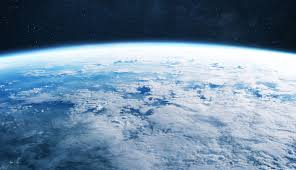
#> input picture lab1/space.jpg, 296 x 170 px, found by its file name
$ jupyter execute lab4.ipynb
#> lines starting #> are read from the running program, lines starting #| are printed output that depends on the picture
[cell 1]
import cv2
img= cv2.imread('space.jpg')
#> img is the input picture: shape (170, 296, 3); mean B, G, R 159, 135.8, 110.4

threshold_value=[0,50,100,150,200]

for threshold_value in threshold_value:
    ret,thresh = cv2.threshold(img, threshold_value , 255 , cv2.THRESH_BINARY)
    cv2.imshow(f'threshold value ({threshold_value})', thresh)
#> this loop made 5 passes
#> ret on passes 1 to 5: 0, 50, 100, 150, 200
#> pass 1, `ret,thresh = cv2.threshold(img, threshold_value , 255 , cv2.THRESH_BIN..`:
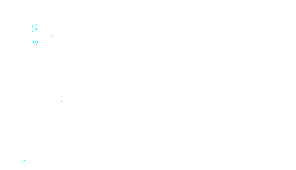
#> thresh: shape (170, 296, 3); mean B, G, R 255, 255, 254.9

cv2.imshow('original image', img)
cv2.waitKey(10000)
cv2.destroyAllWindows()

[cell 2]
import matplotlib.pyplot as plt
import numpy as np

from skimage import data ,img_as_float
from skimage import exposure

img = data.moon()
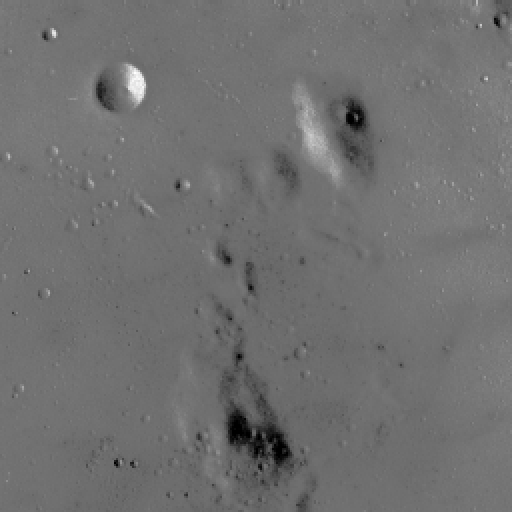
#> input picture skimage.data.moon(), 512 x 512 px
#> img is the input picture: shape (512, 512); min 0, max 255, mean 112.2

p2,p98 = np.percentile(img, (2,98))
#> p2 = 78; p98 = 129
img_rescale = exposure.rescale_intensity(img, in_range=(p2,p98))

fig = plt.figure(figsize=(10,7))
fig.add_subplot(2,1,1)
plt.imshow(img,cmap='gray')
plt.axis('off')
plt.title('original image')
fig.add_subplot(2,1,2)
plt.hist(img.flat,bins=256,range=(0,255))
plt.xlabel('gray level values')
plt.ylabel('number of pixels')
plt.show()
#> figure, not shown here; panel 2: tallest bar 23296 high, from x = 114.6 to 115.5

fig = plt.figure(figsize=(10,7))
fig.add_subplot(2,1,1)
plt.imshow(img,cmap='gray')
plt.axis('off')
plt.title('contrast stretch')
fig.add_subplot(2,1,2)
plt.hist(img_rescale.flat,bins=256,range=(0,255))
plt.xlabel('gray level values')
plt.ylabel('number of pixels')
plt.show()
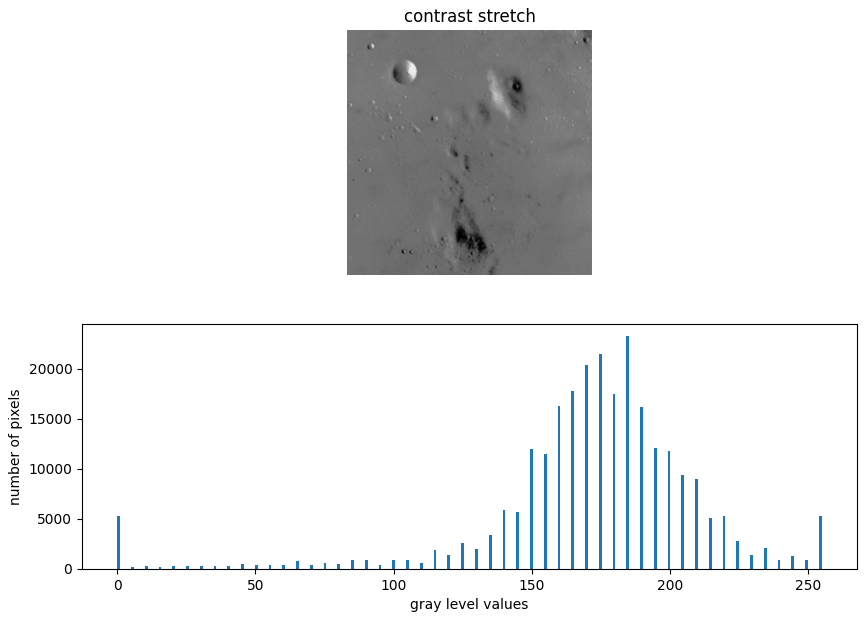
#> figure drawn by matplotlib, 2 panels; panel 2: tallest bar 23296 high, from x = 184.3 to 185.3

[cell 3]
#task1
img = data.moon()

p3,p80 = np.percentile(img, (3,80))
#> p3 = 87; p80 = 118
img_rescale = exposure.rescale_intensity(img, in_range=(p3,p80))
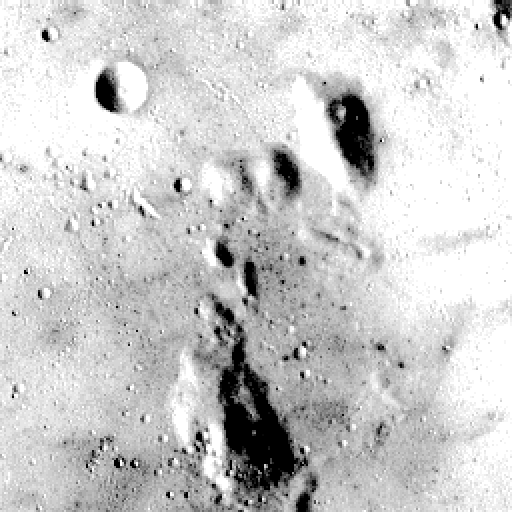
#> img_rescale: shape (512, 512); min 0, max 255, mean 203.7

fig = plt.figure(figsize=(10,7))
fig.add_subplot(2,1,1)
plt.imshow(img,cmap='gray')
plt.axis('off')
plt.title('rescale image with 3 and 80 percentiles')
fig.add_subplot(2,1,2)
plt.hist(img_rescale.flat,bins=256,range=(0,255))
plt.xlabel('gray level values')
plt.ylabel('number of pixels')
plt.show()
#> figure, not shown here; panel 2: tallest bar 55088 high, from x = 254 to 255

[cell 4]
#task2
moonEQ=exposure.equalize_hist(img)
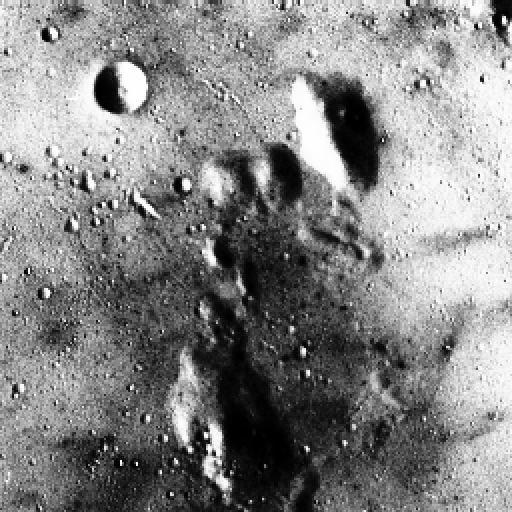
#> moonEQ: shape (512, 512) float64; min 0.000916, max 1, mean 0.525

fig = plt.figure(figsize=(10,7))
fig.add_subplot(2,1,1)
plt.imshow(moonEQ,cmap='gray')
plt.axis('off')
plt.title('histogram equalized image')
fig.add_subplot(2,1,2)
plt.hist(moonEQ.flat,bins=256,range=(0,1))
plt.xlabel('gray level values')
plt.ylabel('number of pixels')
plt.show()
#> figure, not shown here; panel 2: tallest bar 23296 high, from x = 0.68 to 0.684

[cell 5]
#task3
from skimage.color import rgb2gray
rocket=data.rocket()
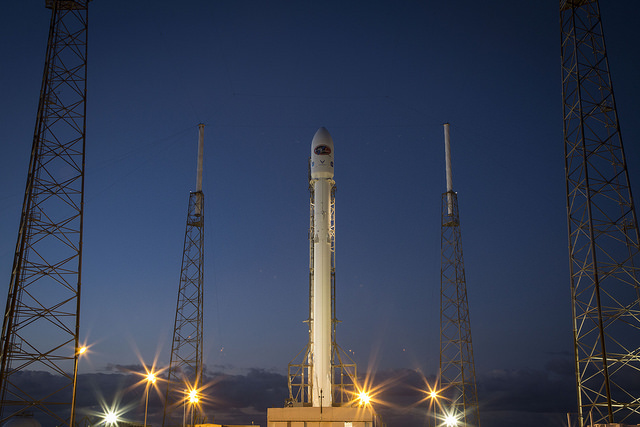
#> input picture skimage.data.rocket(), 640 x 427 px
#> rocket is the input picture: shape (427, 640, 3); mean R, G, B 52.3, 61.3, 82.3
chelsea=data.chelsea()
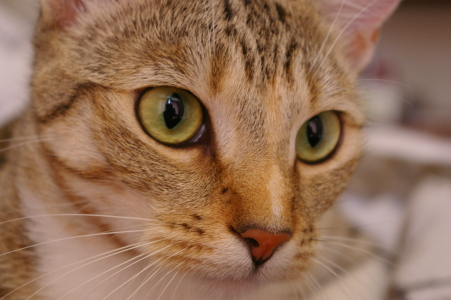
#> input picture skimage.data.chelsea(), 451 x 300 px
#> chelsea is the input picture: shape (300, 451, 3); mean R, G, B 147.7, 111.4, 86.8

roc_gray=rgb2gray(rocket)
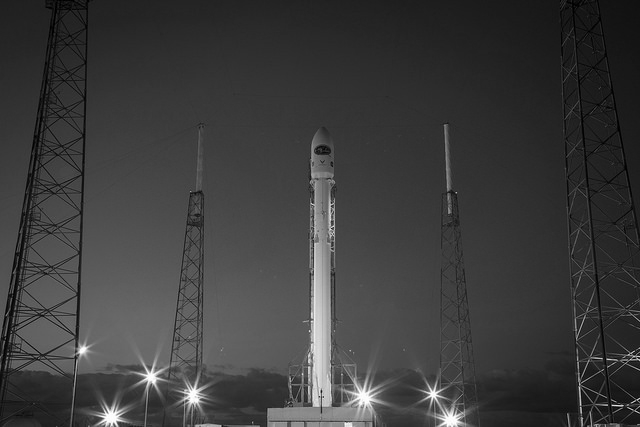
#> roc_gray: shape (427, 640) float64; min 0, max 1, mean 0.239
chel_gray=rgb2gray(chelsea)
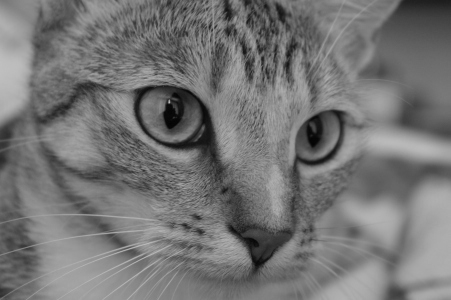
#> chel_gray: shape (300, 451) float64; min 0.0151, max 0.756, mean 0.46

matched = exposure.match_histograms(roc_gray,chel_gray)
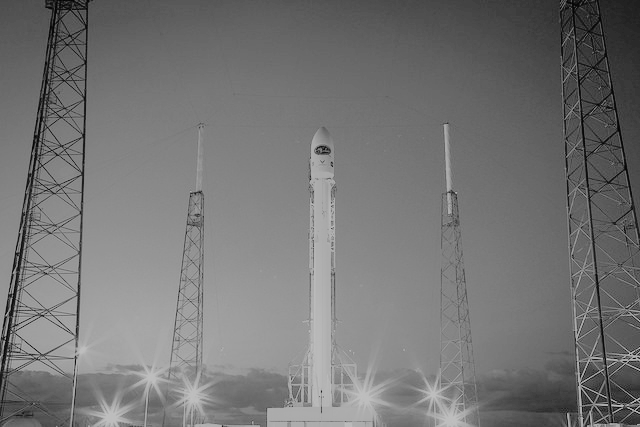
#> matched: shape (427, 640) float64; min 0.0175, max 0.756, mean 0.461


fig = plt.figure(figsize=(10,7))
fig.add_subplot(2,1,1)
plt.imshow(roc_gray,cmap='gray')
plt.axis('off')
plt.title('rocket')

fig = plt.figure(figsize=(10,7))
fig.add_subplot(2,1,1)
plt.imshow(chel_gray,cmap='gray')
plt.axis('off')
plt.title('chelsea')

fig = plt.figure(figsize=(10,7))
fig.add_subplot(2,1,1)
plt.imshow(matched,cmap='gray')
plt.axis('off')
plt.title('matched histogram')

$ run again, with lab1/forest.jpg copied over lab1/space.jpg
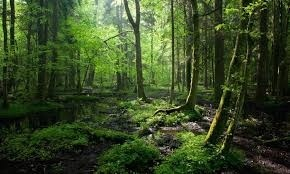
#> input picture lab1/forest.jpg, 290 x 174 px, found by its file name
#> img is the input picture: shape (174, 290, 3); mean B, G, R 38, 73.9, 57
#> the loop `for threshold_value in threshold_value:` made 5 passes
#> ret on passes 1 to 5: 0, 50, 100, 150, 200
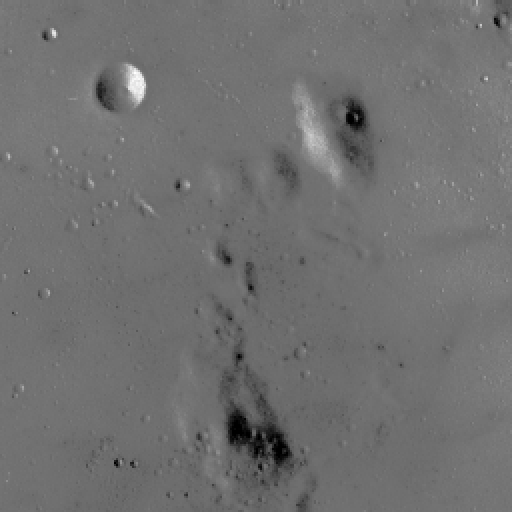
#> input picture skimage.data.moon(), 512 x 512 px
#> img is the input picture: shape (512, 512); min 0, max 255, mean 112.2
#> p2 = 78; p98 = 129
#> p3 = 87; p80 = 118
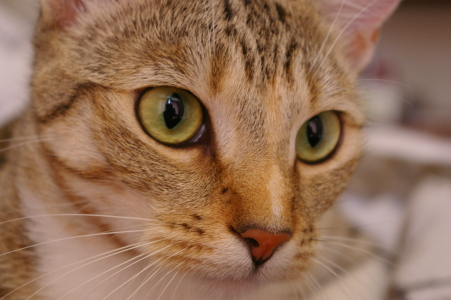
#> input picture skimage.data.chelsea(), 451 x 300 px
#> chelsea is the input picture: shape (300, 451, 3); mean R, G, B 147.7, 111.4, 86.8
